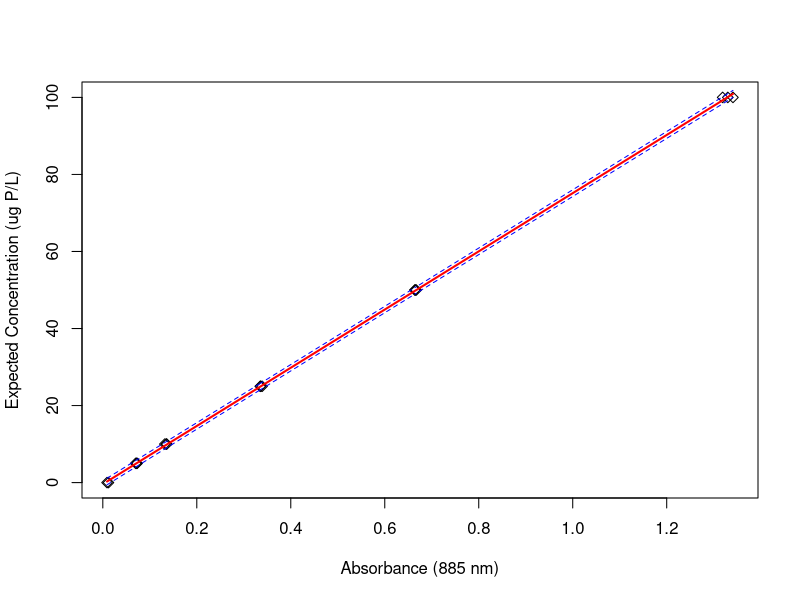

Generate this figure with R: (Note: this script raises an error after producing the figure.)
# SRP concentration Script
# By Mario Muscarella
# Last Update 23 Aug 2011

#Standard Curve

exp <- c(0,0,5,5,5,10,10,10,25,25,25,50,50,50,100,100,100)
obs <- c(0.009,0.012,0.070,0.072,0.073,0.132,0.135,0.136,0.339,0.336,0.335,0.667,0.664,0.665,1.319,1.341,1.330)
st.crv <- cbind(exp,obs)
st.crv
crv <- lm(exp ~ obs)
summary(crv)

#Predictions based on Curve Data
pred.frame <- data.frame(obs)
pl <- predict(crv, int="p", newdata=pred.frame)
pl

#Visualization of Curve
plot(y=exp,x=obs,ylab="Expected Concentration (ug P/L)",xlab="Absorbance (885 nm)",pch=5)
matlines(pred.frame, pl, lty=c(1,2,2), lw=c(2,1,1), col= c("red","blue","blue"))

#Sample Data
sites <- c("UP","IV","SC","HW","MT","RS","LY","NP","AN","SP","CN")
raw <- c(0.014,0.007,0.012,0.007,0.034,0.008,0.012,0.045,0.010,0.052,0.010)

#Predictions for Sample Data
exp.2 <- c(0,0,5,5,5,10,10,10,25,25,25,50,50,50,100,100,100,NA,NA,NA,NA,NA,NA,NA,NA,NA,NA,NA)
obs.2 <- c(0.009,0.012,0.070,0.072,0.073,0.132,0.135,0.136,0.339,0.336,0.335,0.667,0.664,0.665,1.319,1.341,1.330,0.014,0.007,0.012,0.007,0.034,0.008,0.012,0.045,0.010,0.052,0.010)
crv.2 <- lm(exp.2 ~ obs.2)
summary(crv.2)
pred.frame.2 <- data.frame(obs.2)
pl.2 <- predict(crv.2, int="p", newdata=pred.frame.2,se.fit=TRUE)
pl.2

#Data Table
sample <- c(exp,sites)
names <- as.data.frame(sample)
data=cbind(names,pl.2$fit,pl.2$se.fit)
colnames(data) <- c("Sample","Concentration (ug P/L)","LCL","UCL","SE")
data

#Export Data
write.table(data,file="/Documents and Settings/Mario/My Documents/PhD Files/HMWF Project Files/Data/Phosphorous_SRPdata.txt", col.names=TRUE,row.names=FALSE,sep="\t")

 
